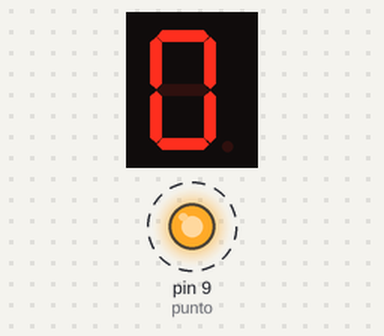
Simulated run of this sketch. Board: Arduino Uno, built with avr-gcc and run on an emulated ATmega328P. Shown: 1-digit seven-segment display, output pins drawn as LEDs (lit = HIGH). Wiring (inferred from the names in the program): 1-digit 7-segment display, segments lit when HIGH: segments pin 2, pin 3, pin 4, pin 5, pin 6, pin 7, pin 8. Dashed ring = blinking. The segment pins are drawn as the display they are named for; pins used as bus, display or sensor lines are not drawn. At 20.0 s the program stops and its outputs stay as they are.

Above: at 0.1 s.
At 4.1 s:
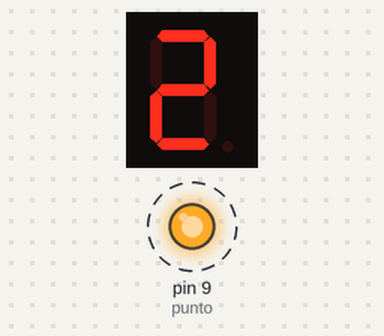
At 8.1 s:
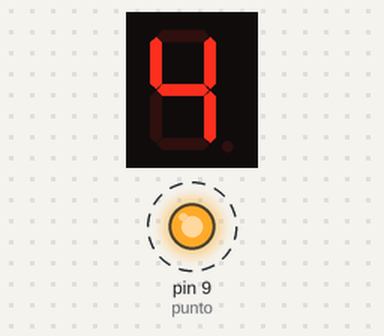
At 18.1 s:
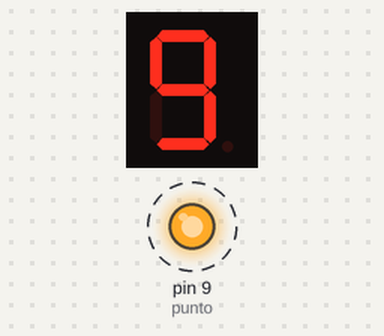
Timing chart, 0 to 20.5 s (numbered marks = the images above):
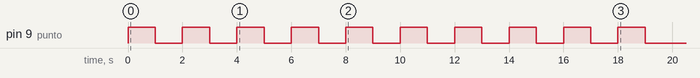

Measured:
- by itself, pin 9 (punto): alternates HIGH for 1.0 s and LOW for 1.0 s, 20 changes in all, then stays LOW
- what the display in image 1 shows lasts 1.0 s, from 4.0 s to 5.0 s

The sketch:

DisplayArduino.ino
```cpp
// Definir los pines del Arduino conectados a cada segmento del display
const int segA = 2, segB = 3, segC = 4, segD = 5, segE = 6, segF = 7, segG = 8, punto = 9;

void setup() {
  // Configurar los pines como salidas
  pinMode(segA, OUTPUT);
  pinMode(segB, OUTPUT);
  pinMode(segC, OUTPUT);
  pinMode(segD, OUTPUT);
  pinMode(segE, OUTPUT);
  pinMode(segF, OUTPUT);
  pinMode(segG, OUTPUT);
  pinMode(punto, OUTPUT);
}

void loop() {
  numCero();//0
  delay(1000);
  numUno();//1
  delay(1000);
  numDos();//2
  delay(1000);
  numTres();//3
  delay(1000);
  numCuatro();//4
  delay(1000);
  numCinco();//5
  delay(1000);
  numSeis();//6
  delay(1000);
  numSiete();//7
  delay(1000);
  numOcho();//8
  delay(1000);
  numNueve();//9
  delay(1000);
  exit(0); // Detener el programa
}

void numCero(){
  // Encender el número 0 en el display
  digitalWrite(segA, HIGH);
  digitalWrite(segB, HIGH);
  digitalWrite(segC, HIGH);
  digitalWrite(segD, HIGH);
  digitalWrite(segE, HIGH);
  digitalWrite(segF, HIGH);
  digitalWrite(segG, LOW);
  digitalWrite(punto, HIGH);
  delay(1000);
  digitalWrite(segA, LOW);
  digitalWrite(segB, LOW);
  digitalWrite(segC, LOW);
  digitalWrite(segD, LOW);
  digitalWrite(segE, LOW);
  digitalWrite(segF, LOW);
  digitalWrite(segG, LOW);
  digitalWrite(punto, LOW);
}

void numUno(){
  // Encender el número 1 en el display
  digitalWrite(segA, LOW);
  digitalWrite(segB, HIGH);
  digitalWrite(segC, HIGH);
  digitalWrite(segD, LOW);
  digitalWrite(segE, LOW);
  digitalWrite(segF, LOW);
  digitalWrite(segG, LOW);
  digitalWrite(punto, HIGH);
  delay(1000);
  digitalWrite(segA, LOW);
  digitalWrite(segB, LOW);
  digitalWrite(segC, LOW);
  digitalWrite(segD, LOW);
  digitalWrite(segE, LOW);
  digitalWrite(segF, LOW);
  digitalWrite(segG, LOW);
  digitalWrite(punto, LOW);
}

void numDos(){
  // Encender el número 2 en el display
  digitalWrite(segA, HIGH);
  digitalWrite(segB, HIGH);
  digitalWrite(segC, LOW);
  digitalWrite(segD, HIGH);
  digitalWrite(segE, HIGH);
  digitalWrite(segF, LOW);
  digitalWrite(segG, HIGH);
  digitalWrite(punto, HIGH);
  delay(1000);
  digitalWrite(segA, LOW);
  digitalWrite(segB, LOW);
  digitalWrite(segC, LOW);
  digitalWrite(segD, LOW);
  digitalWrite(segE, LOW);
  digitalWrite(segF, LOW);
  digitalWrite(segG, LOW);
  digitalWrite(punto, LOW);
}

void numTres(){
  // Encender el número 3 en el display
  digitalWrite(segA, HIGH);
  digitalWrite(segB, HIGH);
  digitalWrite(segC, HIGH);
  digitalWrite(segD, HIGH);
  digitalWrite(segE, LOW);
  digitalWrite(segF, LOW);
  digitalWrite(segG, HIGH);
  digitalWrite(punto, HIGH);
 delay(1000);
  digitalWrite(segA, LOW);
  digitalWrite(segB, LOW);
  digitalWrite(segC, LOW);
  digitalWrite(segD, LOW);
  digitalWrite(segE, LOW);
  digitalWrite(segF, LOW);
  digitalWrite(segG, LOW);
  digitalWrite(punto, LOW);
}

void numCuatro(){
  // Encender el número 4 en el display
  digitalWrite(segA, LOW);
  digitalWrite(segB, HIGH);
  digitalWrite(segC, HIGH);
  digitalWrite(segD, LOW);
  digitalWrite(segE, LOW);
  digitalWrite(segF, HIGH);
  digitalWrite(segG, HIGH);
  digitalWrite(punto, HIGH);
  delay(1000);
  digitalWrite(segA, LOW);
  digitalWrite(segB, LOW);
  digitalWrite(segC, LOW);
  digitalWrite(segD, LOW);
  digitalWrite(segE, LOW);
  digitalWrite(segF, LOW);
  digitalWrite(segG, LOW);
  digitalWrite(punto, LOW);
}

void numCinco(){
  // Encender el número 5 en el display
  digitalWrite(segA, HIGH);
  digitalWrite(segB, LOW);
  digitalWrite(segC, HIGH);
  digitalWrite(segD, HIGH);
  digitalWrite(segE, LOW);
  digitalWrite(segF, HIGH);
  digitalWrite(segG, HIGH);
  digitalWrite(punto, HIGH);
  delay(1000);
  digitalWrite(segA, LOW);
  digitalWrite(segB, LOW);
  digitalWrite(segC, LOW);
  digitalWrite(segD, LOW);
  digitalWrite(segE, LOW);
  digitalWrite(segF, LOW);
  digitalWrite(segG, LOW);
  digitalWrite(punto, LOW);
}

void numSeis(){
  // Encender el número 6 en el display
  digitalWrite(segA, HIGH);
  digitalWrite(segB, LOW);
  digitalWrite(segC, HIGH);
  digitalWrite(segD, HIGH);
  digitalWrite(segE, HIGH);
  digitalWrite(segF, HIGH);
  digitalWrite(segG, HIGH);
  digitalWrite(punto, HIGH);
  delay(1000);
  digitalWrite(segA, LOW);
  digitalWrite(segB, LOW);
  digitalWrite(segC, LOW);
  digitalWrite(segD, LOW);
  digitalWrite(segE, LOW);
  digitalWrite(segF, LOW);
  digitalWrite(segG, LOW);
  digitalWrite(punto, LOW);
}

void numSiete(){
  // Encender el número 7 en el display
  digitalWrite(segA, HIGH);
  digitalWrite(segB, HIGH);
  digitalWrite(segC, HIGH);
  digitalWrite(segD, LOW);
  digitalWrite(segE, LOW);
  digitalWrite(segF, LOW);
  digitalWrite(segG, LOW);
  digitalWrite(punto, HIGH);
  delay(1000);
  digitalWrite(segA, LOW);
  digitalWrite(segB, LOW);
  digitalWrite(segC, LOW);
  digitalWrite(segD, LOW);
  digitalWrite(segE, LOW);
  digitalWrite(segF, LOW);
  digitalWrite(segG, LOW);
  digitalWrite(punto, LOW);
}

void numOcho(){
  // Encender el número 8 en el display
  digitalWrite(segA, HIGH);
  digitalWrite(segB, HIGH);
  digitalWrite(segC, HIGH);
  digitalWrite(segD, HIGH);
  digitalWrite(segE, HIGH);
  digitalWrite(segF, HIGH);
  digitalWrite(segG, HIGH);
  digitalWrite(punto, HIGH);
  delay(1000);
  digitalWrite(segA, LOW);
  digitalWrite(segB, LOW);
  digitalWrite(segC, LOW);
  digitalWrite(segD, LOW);
  digitalWrite(segE, LOW);
  digitalWrite(segF, LOW);
  digitalWrite(segG, LOW);
  digitalWrite(punto, LOW);
}

void numNueve(){
  // Encender el número 9 en el display
  digitalWrite(segA, HIGH);
  digitalWrite(segB, HIGH);
  digitalWrite(segC, HIGH);
  digitalWrite(segD, HIGH);
  digitalWrite(segE, LOW);
  digitalWrite(segF, HIGH);
  digitalWrite(segG, HIGH);
  digitalWrite(punto, HIGH);
  delay(1000);
  digitalWrite(segA, LOW);
  digitalWrite(segB, LOW);
  digitalWrite(segC, LOW);
  digitalWrite(segD, LOW);
  digitalWrite(segE, LOW);
  digitalWrite(segF, LOW);
  digitalWrite(segG, LOW);
  digitalWrite(punto, LOW);
}
```
